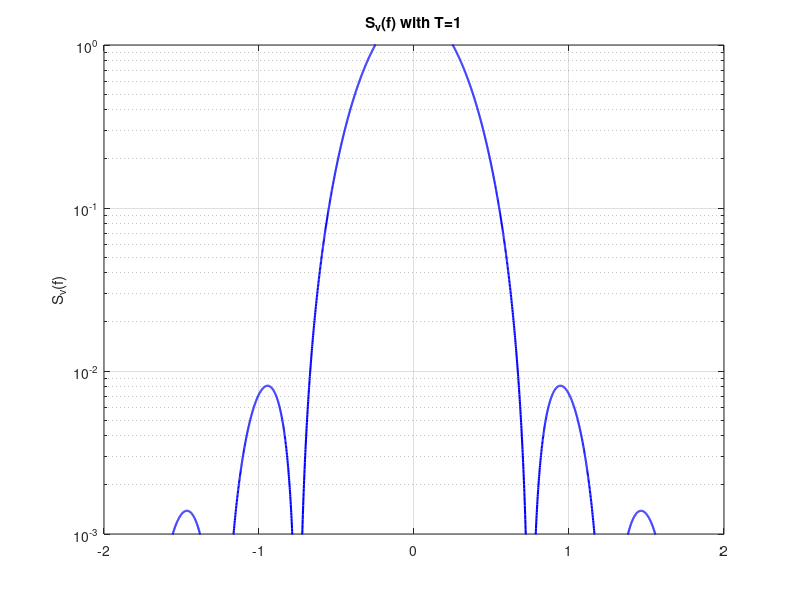

This figure's MATLAB source:
%% Spectrum Analysis of MSK
% 
% Copyright 2007 Telecommunications Lab
% $Revision: 1.0 $ $Date: 2007/06/21 12:45:07 $

%%
% 
f=[-40:.001:40];
T=1;

SV= T*((sinc(2*f*T + 0.5)+sinc(2*f*T-0.5)).^2);
subplot(1,1,1);
semilogy(f, SV, 'b', 'LineWidth',1.5);

title('S_v(f) with T=1')
axis([-2 2 0.001 1])
ylabel('S_v(f)')
grid on;